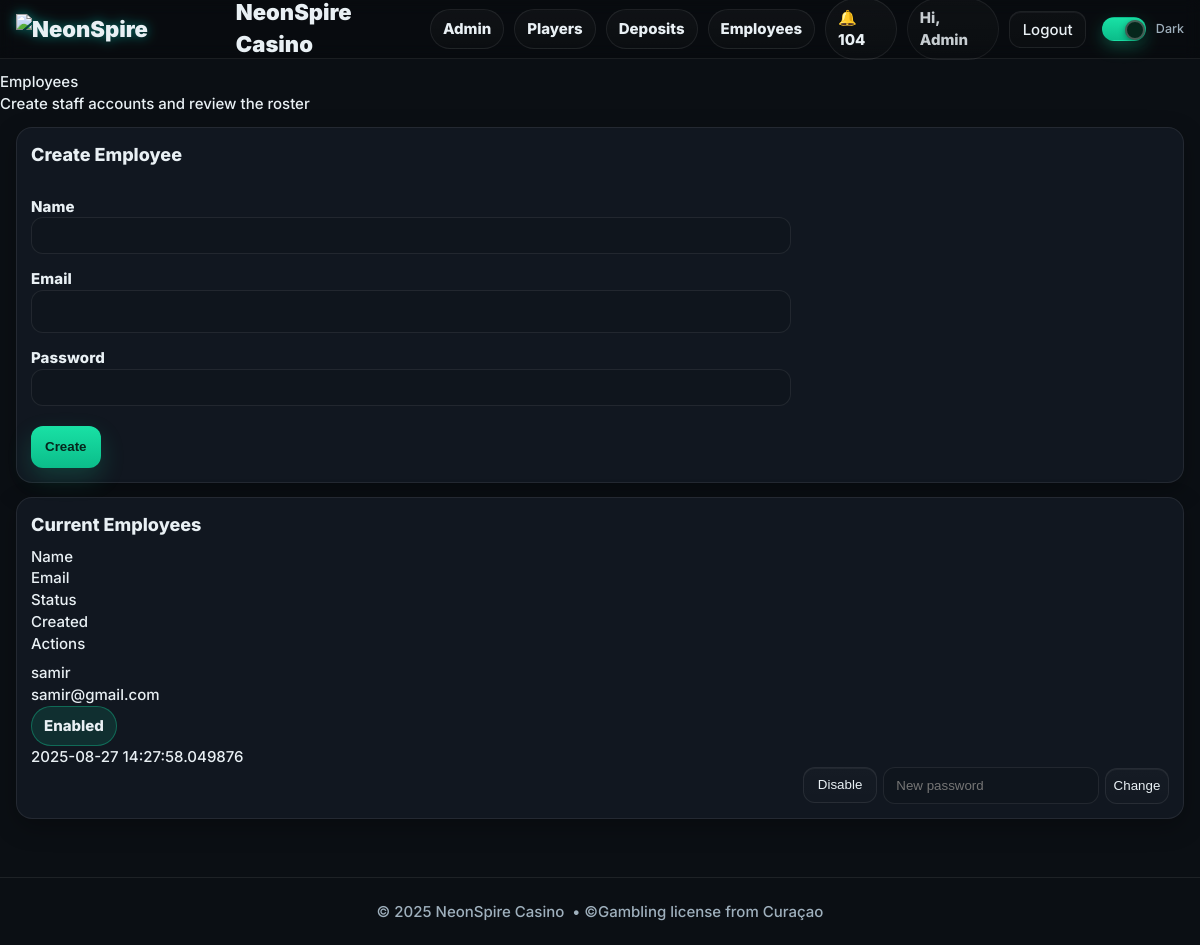
Page /admin/users (signed in) on the committed database.
### models.py (models this page shows, shortened)
class User(db.Model, UserMixin):
    __tablename__ = "users"
    id = db.Column(db.Integer, primary_key=True)
    name = db.Column(db.String(120), nullable=False)
    email = db.Column(db.String(255), unique=True, nullable=False, index=True)
    mobile = db.Column(db.String(24), nullable=True, index=True)  # E.164
    password_hash = db.Column(db.String(255), nullable=False)
    role = db.Column(db.String(20), nullable=False, default="PLAYER")  # PLAYER | EMPLOYEE | ADMIN
    email_verified = db.Column(db.Boolean, default=False, index=True)
    email_verified_at = db.Column(db.DateTime, nullable=True)
    promo_seen = db.Column(db.Boolean, default=False, index=True)
    created_at = db.Column(db.DateTime, default=datetime.utcnow)

### admin_bp.py (the view, shortened to what this page needs)
@admin_bp.route("/users", methods=["GET", "POST"])
@login_required
def admin_users():
    employees = User.query.filter_by(role="EMPLOYEE").order_by(
        User.created_at.desc() if hasattr(User, "created_at") else User.id.desc()
    ).all()
    return render_template("admin_users.html", employees=employees, page_title="Employees")

### admin_bp.py (called while the page is built)
@admin_bp.before_request
def require_admin():
    if not current_user.is_authenticated:
        return redirect(url_for("auth.login_get", next=url_for("adminbp.admin_home")))
    if (current_user.role or "").upper() != "ADMIN":
        return abort(403)

### templates/admin_users.html
{% extends "base.html" %}
{% block hero %}
<div class="hero">
  <div class="hero__title">Employees</div>
  <div class="hero__subtitle">Create staff accounts and review the roster</div>
</div>
{% endblock %}
{% block content %}
<div class="shell grid" style="grid-template-columns:1fr 1fr; gap:16px">
  <div class="panel">
    <div class="panel-head"><div class="h3">Create Employee</div></div>
    <form method="post" action="{{ url_for('adminbp.admin_users') }}" class="grid" style="gap:10px">
      <label>Name
        <input class="input" name="name" required>
      </label>
      <label>Email
        <input class="input" name="email" type="email" required>
      </label>
      <label>Password
        <input class="input" name="password" type="password" required>
      </label>
      <button class="btn btn-primary">Create</button>
    </form>
  </div>
  <div class="panel">
    <div class="panel-head"><div class="h3">Current Employees</div></div>
    <div class="table">
      <div class="tr th">
        <div>Name</div>
        <div>Email</div>
        <div>Status</div>
        <div>Created</div>
        <div class="right">Actions</div>
      </div>
      {% for e in employees %}
        {% set enabled =
          (e.is_active if e.is_active is defined else
            (e.active if e.active is defined else (e.role != 'DISABLED')))
        %}
        <div class="tr" style="align-items:center;">
          <div>{{ e.name or '—' }}</div>
          <div>{{ e.email }}</div>
          <div>
            {% if enabled %}
              <span class="pill" style="background:rgba(18,217,161,.12);border:1px solid rgba(18,217,161,.35)">Enabled</span>
            {% else %}
              <span class="pill" style="background:rgba(255,93,93,.12);border:1px solid rgba(255,93,93,.35)">Disabled</span>
            {% endif %}
          </div>
          <div class="mono">{{ e.created_at or '—' }}</div>
          <div class="right" style="display:flex; gap:6px; flex-wrap:wrap; justify-content:flex-end">
            {% if enabled %}
              <form method="post" action="{{ url_for('adminbp.admin_disable_employee', user_id=e.id) }}"
                    onsubmit="return confirm('Disable this employee account?');">
                <button class="btn btn-ghost" type="submit">Disable</button>
              </form>
            {% else %}
              <form method="post" action="{{ url_for('adminbp.admin_enable_employee', user_id=e.id) }}">
                <button class="btn btn-primary" type="submit">Enable</button>
              </form>
            {% endif %}
            <form method="post" action="{{ url_for('adminbp.admin_change_employee_password', user_id=e.id) }}"
                  class="inline-form" style="display:flex; gap:6px; align-items:center">
              <input name="new_password" class="input" type="password" placeholder="New password" required style="min-width:180px">
              <button class="btn btn-ghost" type="submit">Change</button>
            </form>
          </div>
        </div>
      {% else %}
        <div class="muted" style="padding:10px">No employees yet.</div>
      {% endfor %}
    </div>
  </div>
</div>
{% endblock %}

### templates/base.html (shortened to what this page needs)
<!DOCTYPE html>
<html lang="en" data-theme="dark">
<head>
  <link rel="stylesheet" href="{{ url_for('static', filename='css/styles.css') }}?v=dm2">
</head>
<body>
  <header class="nav" style="position:sticky;top:0;z-index:50;background:rgba(0,0,0,.25);backdrop-filter:blur(8px);border-bottom:1px solid var(--stroke)">
    <div class="shell nav-inner" style="display:flex;align-items:center;justify-content:space-between;height:58px">
      <a href="{{ url_for('short_bp.lob_short') }}" class="brand" aria-label="NeonSpire Casino">
        <img class="brand-logo" src="{{ url_for('static', filename='img/logo.png') }}" alt="NeonSpire Casino">
        <span class="brand-text">NeonSpire Casino</span>
      </a>
      <nav class="nav-links" style="display:flex;align-items:center;gap:10px">
        {% if current_user.is_authenticated %}
          {% if current_user.role == 'ADMIN' %}
            <a class="pill" href="{{ url_for('adminbp.admin_home') }}">Admin</a>
            <a class="pill" href="{{ url_for('adminbp.admin_players') }}">Players</a>
            <a class="pill" href="{{ url_for('adminbp.deposits_audit') }}">Deposits</a>
            <a class="pill" href="{{ url_for('adminbp.admin_users') }}">Employees</a>
          {% elif current_user.role == 'EMPLOYEE' %}
            <a class="pill" href="{{ url_for('employeebp.employee_home') }}">Employee</a>
          {% else %}
            <a class="pill" href="{{ url_for('short_bp.mylogin_clean') }}">My Logins</a>
          {% endif %}
          <a class="pill" href="{{ url_for('notifybp.list_notifications') }}">🔔 {{ unread_count or 0 }}</a>
          <span class="pill" style="pointer-events:none;opacity:.85">
            Hi, {{ current_user.name.split(' ')[0] if current_user.name else 'Player' }}
          </span>
          <a class="btn btn-ghost" href="{{ url_for('auth.logout') }}">Logout</a>
        {% else %}
          <a class="pill" href="{{ url_for('auth.login_get') }}">Login</a>
          <a class="btn btn-primary" href="{{ url_for('short_bp.reg_short') }}">Register</a>
        {% endif %}
        <label class="toggle" style="margin-left:6px">
          <span class="track"><span class="knob"></span></span>
          <span class="label">Dark</span>
        </label>
      </nav>
    </div>
  </header>
  <div class="hero-slot">
    {% block hero %}{% endblock %}
  </div>
  <main style="padding-bottom:20px">
    {% block content %}{% endblock %}
  </main>
  <footer class="shell footer"
          style="height:68px;border-top:1px solid var(--stroke);margin-top:24px;
                 display:flex;align-items:center;justify-content:center;">
    © {{ 2025 }} NeonSpire Casino &nbsp;•&nbsp;
    <span class="muted">©Gambling license from Curaçao </span>
  </footer>
</body>
</html>

### templates/base.html (style rules this page uses)
.brand { display:flex; gap:10px; align-items:center; text-decoration:none; color:inherit; font-weight:900; font-size:22px }
.brand-logo { height:30px; width:auto; display:block; filter: drop-shadow(0 0 6px rgba(0,255,233,.45)); }
.hero-slot { position:relative; z-index:2; padding-top:12px; }
header.nav { overflow:visible; }

### rows in the picture
User: name "Admin"
User: name "samir", email "samir@gmail.com", created_at "2025-08-27 14:27:58.049876"

### other values in the picture
{{ unread_count or 0 }} "104"
{{ 2025 }} "2025"
